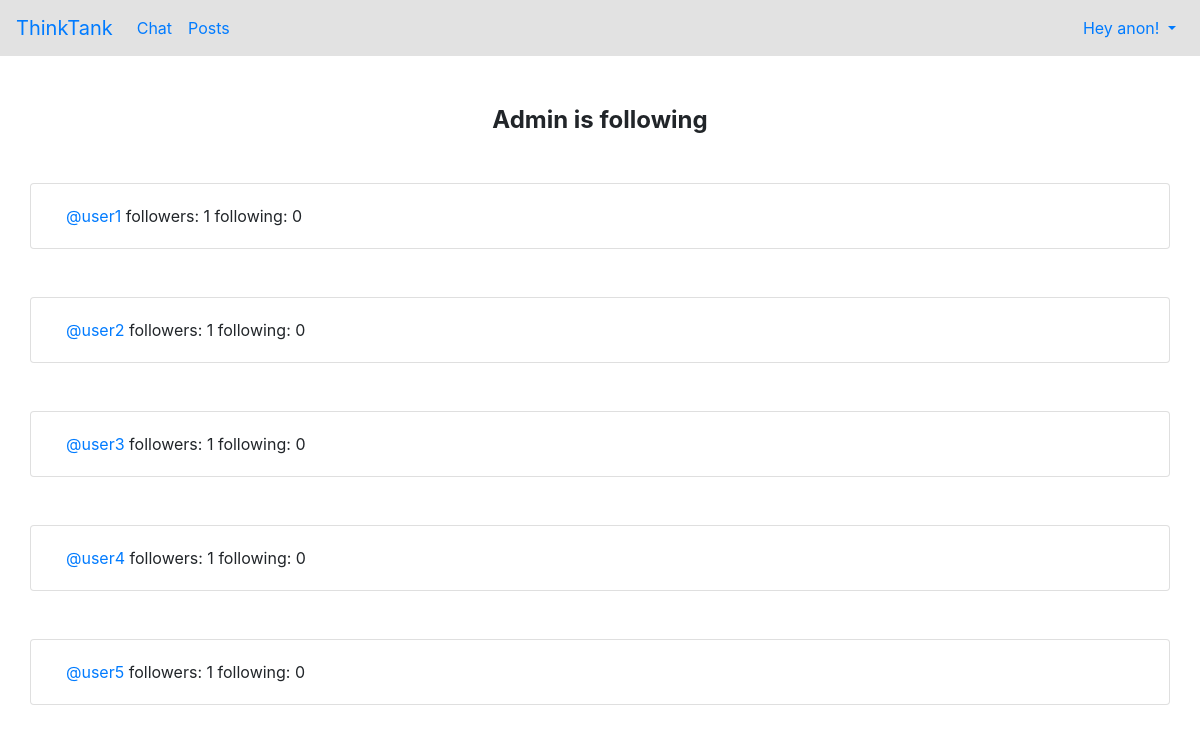
/user/following/1, run on the app's committed database.
### user/models.py (models this page shows, shortened)
class User(AbstractUser):
    bio = models.TextField(
        max_length=200,
        null=False,
        blank=True,
    )
    following = models.ManyToManyField(
        'self',
        blank=True,
        symmetrical=False,
        related_name='followers',
    )
    priv_chats = models.ManyToManyField(
        'self',
        symmetrical=False,
        through=PrivRoom,
    )

### user/views.py (the view)
# urls.py: path('following/<int:pk>', FollowingView.as_view(), name='following'),
class FollowingView(UserListView):
    def get_queryset(self):
        return self.get_user().following.all()
    def get_context_data(self, *, object_list=None, **kwargs):
        context_data = super().get_context_data(object_list=object_list, **kwargs)
        info = {'info': f'{self.get_user().username.capitalize()} is following'}
        return context_data | info

### thinktank/context_processors.py (called while the page is built, shortened)
def back_button(request: HttpRequest) -> dict:
    return {
        'back': back_url(request),
    }

def navbar(request: HttpRequest) -> dict:
    def parser(welcome: str, links: dict[str, str]) -> dict:
        return {
            'navbar': {
                'welcome': welcome,
                'links': [{'name': k, 'url': v} for k, v in links.items()]
            }
        }
    if (u := request.user).is_anonymous:
        return parser(
            welcome='Hey anon!',
            links={
                'Login': reverse('user:login'),
                'Register': reverse('user:register'),
            }
        )

### thinktank/helpers.py (called while the page is built)
def back_url(request: HttpRequest) -> str:
    prev = 'prev_url'
    prever = 'prever_url'
    default_url = reverse('chat:home')
    referer_url = request.META.get('HTTP_REFERER')
    prever_url = request.session.get(prever, default_url)
    prev_url = request.session.get(prev, default_url)
    curr_url = request.get_full_path()
    if curr_url == prev_url:
        prev_url = prever_url
    request.session[prev] = curr_url
    request.session[prever] = prev_url
    request.session['back'] = referer_url
    return referer_url

### user/models.py (called while the page is built)
def users():
    return User.objects

### user/views.py (called while the page is built)
    def get_user(self) -> User:
        return users().get(pk=self.kwargs['pk'])

    def dispatch(self, request, *args, **kwargs):
        if not self.get_queryset().exists():
            raise Http404('userlist empty')
        else:
            return super().dispatch(request, *args, **kwargs)

### templates/user/userlist.html (shortened to what this page needs)
{% extends 'base.html' %}
{% block content %}
  <h4 class="text-center mb-5 font-weight-bold">
    {{ info }}
  </h4>
  {% for user in users %}
    <div class="container-sm card mb-5">
      <div class="card-body">
        <div class="w-100">
          <a href="{% url 'user:show_user' pk=user.pk %}">@{{ user.username }}</a>
          <span class="mr-auto">
            followers: {{ user.followers.count }}
            following: {{ user.following.count }}
          </span>
        </div>
      </div>
    </div>
  {% endfor %}
{% endblock %}

### data on the page
User: username "user1", followers.count "1", following.count "0"
User: username "user2", followers.count "1", following.count "0"
User: username "user3", followers.count "1", following.count "0"
User: username "user4", followers.count "1", following.count "0"
User: username "user5", followers.count "1", following.count "0"

### other printed values
{{ navbar.welcome }} "Hey anon!"
{{ info }} "Admin is following"
